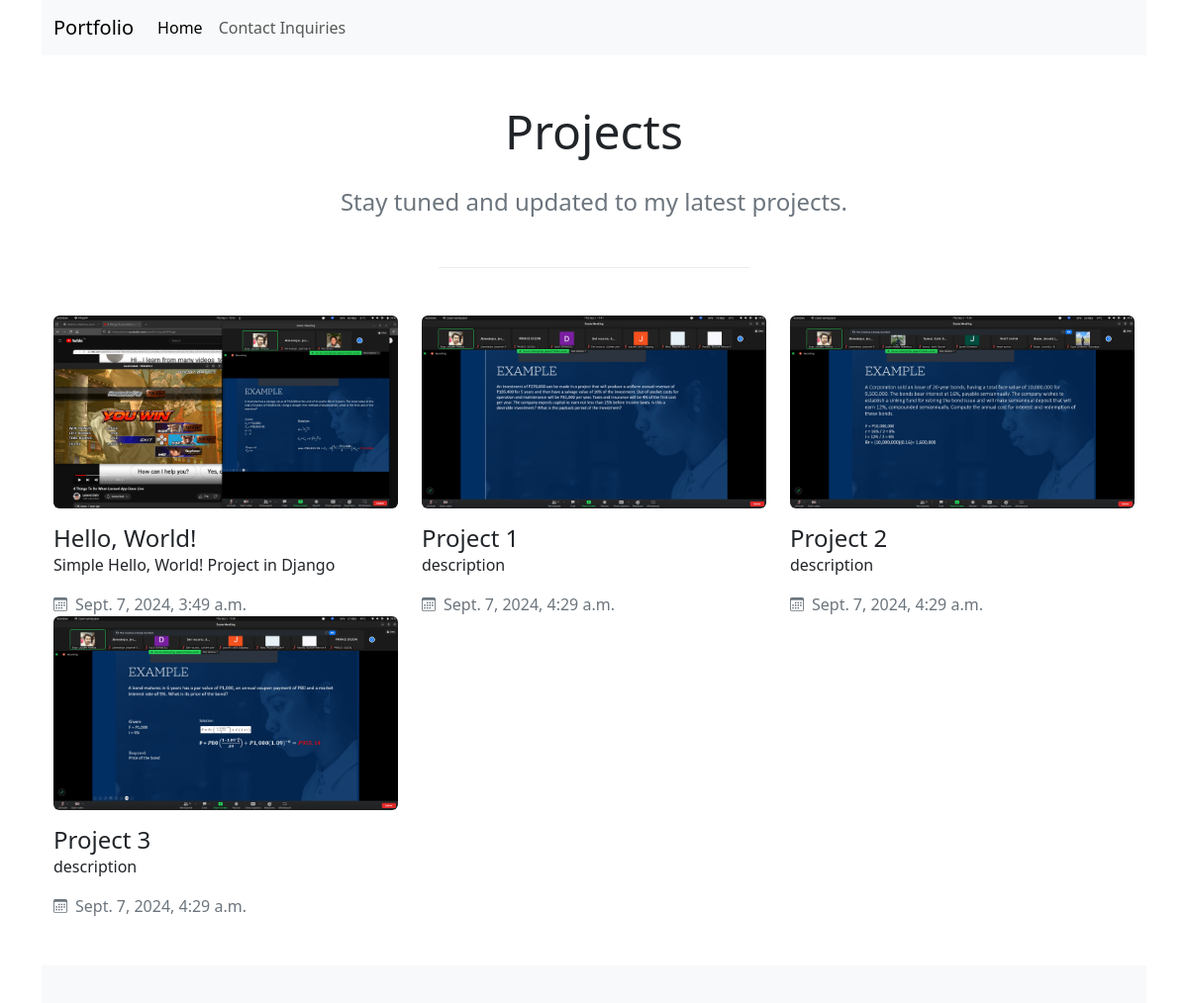
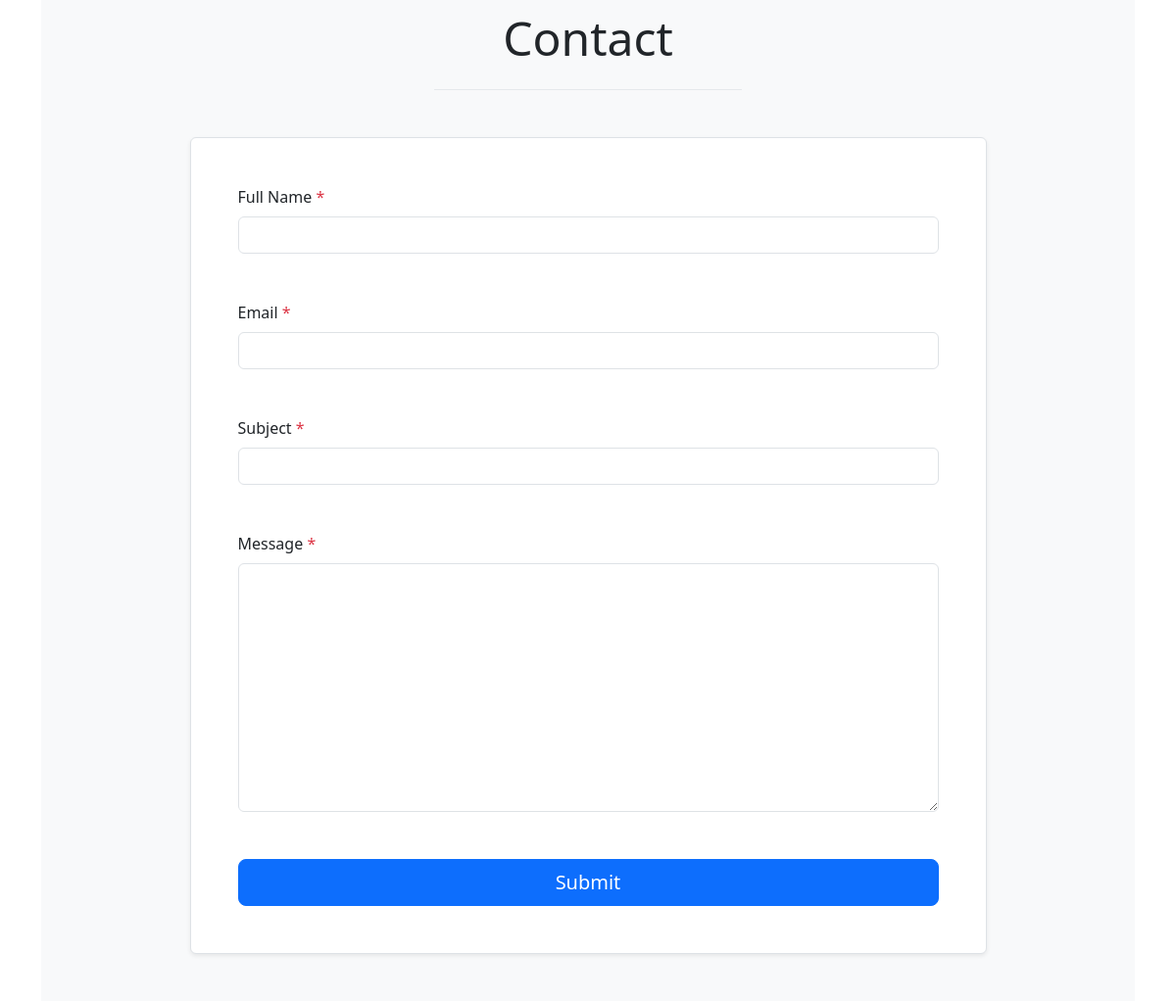
The page / on the database its author committed (2 pictures, top to bottom).
### project/models.py (models this page shows, shortened)
class Project(models.Model):
    title = models.CharField(max_length=50)
    description = models.CharField(max_length=254)
    image = models.FileField(upload_to="uploads/")
    created_at = models.DateTimeField(auto_now_add=True)
    updated_at = models.DateTimeField(auto_now=True)

### activity/views.py (the view, shortened to what this page needs)
# urls.py: path("", views.IndexPage.as_view(), name="index"),
class IndexPage(TemplateView):
    template_name = "pages/index.html"
    def get(self, request, *args, **kwargs):
        form = ContactForm()
        projects = Project.objects.all()
        context = {
            "projects": projects,
            "form": form,
        }
        return render(request, self.template_name, context=context)

### contact/forms.py
class ContactForm(forms.ModelForm):
    email = forms.CharField(widget=forms.TextInput(attrs={"class": "form-control"}))
    full_name = forms.CharField(widget=forms.TextInput(attrs={"class": "form-control"}))
    subject = forms.CharField(widget=forms.TextInput(attrs={"class": "form-control"}))
    message = forms.CharField(widget=forms.Textarea(attrs={"class": "form-control"}))
    class Meta:
        model = Contact
        fields = [
            "email",
            "full_name",
            "subject",
            "message",
        ]  # Exclude auto-generated fields

### templates/pages/index.html (shortened to what this page needs)
{% extends "layouts/base.html" %}
{% load static %}
{% block extra_css %}
    <link rel="stylesheet" crossorigin href="{% static '/bootstrap.min.css' %}">
{% endblock extra_css %}
{% block content %}
<section class="py-3 py-md-5 py-xl-8">
    <div class="container">
      <div class="row justify-content-md-center">
        <div class="col-12 col-md-10 col-lg-8 col-xl-7 col-xxl-6">
          <h2 class="mb-4 display-5 text-center">Projects</h2>
          <p class="text-secondary mb-5 text-center lead fs-4">Stay tuned and updated to my latest projects.</p>
          <hr class="w-50 mx-auto mb-5 mb-xl-9 border-dark-subtle">
        </div>
      </div>
    </div>
    <div class="container overflow-hidden">
      <div class="row gy-5 gy-lg-0 gx-xxl-5">
        {% for project in projects %}
          <div class="col-12 col-lg-4">
            <article>
              <figure class="rounded overflow-hidden mb-3 bsb-overlay-hover">
                <a href="{% url 'index-detail' pk=project.id %}">
                  <img class="img-fluid bsb-scale bsb-hover-scale-up" loading="lazy" src="{{ project.image.url }}" alt="Business">
                </a>
              </figure>
              <div class="entry-header mb-3">
                <h2 class="entry-title h4 mb-0">
                  <a class="link-dark text-decoration-none" href="{% url 'index-detail' pk=project.id %}">{{ project.title }}</a>
                </h2>
                <p>{{ project.description|truncatechars:50 }}</p>
              </div>
              <div class="entry-footer">
                <ul class="entry-meta list-unstyled d-flex align-items-center mb-0">
                  <li>
                    <a class="fs-7 link-secondary text-decoration-none d-flex align-items-center" href="#!">
                      <span class="ms-2 fs-7">{{ project.created_at }}</span>
                    </a>
                  </li>
                </ul>
              </div>
            </article>
          </div>
        {% endfor %}
      </div>
    </div>
  </section>{% endblock content %}
{% block contact %}
<section class="bg-light py-3 py-md-5">
    <div class="container">
      <div class="row justify-content-md-center">
        <div class="col-12 col-md-10 col-lg-8 col-xl-7 col-xxl-6">
          <h2 class="mb-4 display-5 text-center">Contact</h2>
          <hr class="w-50 mx-auto mb-5 mb-xl-9 border-dark-subtle">
        </div>
      </div>
    </div>
    <div class="container">
      <div class="row justify-content-lg-center">
        <div class="col-12 col-lg-9">
          <div class="bg-white border rounded shadow-sm overflow-hidden">
            <form action="{% url "index" %}" method="POST">
              <div class="row gy-4 gy-xl-5 p-4 p-xl-5">
                <div class="col-12">
                  <label for="fullname" class="form-label">Full Name <span class="text-danger">*</span></label>
                  {{ form.full_name }}
                </div>
                <div class="col-12">
                  <label for="fullname" class="form-label">Email <span class="text-danger">*</span></label>
                  {{ form.email }}
                </div>
                <div class="col-12">
                  <label for="fullname" class="form-label">Subject <span class="text-danger">*</span></label>
                  {{ form.subject }}
                </div>
                <div class="col-12">
                  <label for="message" class="form-label">Message <span class="text-danger">*</span></label>
                  {{ form.message }}
                </div>
                <div class="col-12">
                  <div class="d-grid">
                    <button class="btn btn-primary btn-lg" type="submit">Submit</button>
                  </div>
                </div>
              </div>
            </form>
          </div>
        </div>
      </div>
    </div>
  </section>
{% endblock contact %}

### templates/layouts/base.html (shortened to what this page needs)
<!DOCTYPE html>
<html lang="en">
  <head>
    {% block extra_css %}{% endblock extra_css %}
  </head>
  <body>
    <div class="container">
      <nav class="navbar navbar-expand-lg bg-body-tertiary">
        <div class="container-fluid">
          <a class="navbar-brand" href="/">Portfolio</a>
          <div class="collapse navbar-collapse" id="navbarNav">
            <ul class="navbar-nav">
              <li class="nav-item">
                <a class="nav-link active" aria-current="page" href="{% url 'index' %}">Home</a>
              </li>
              <li class="nav-item">
                <a class="nav-link" href="{% url 'contact-inquiries-list' %}">Contact Inquiries</a>
              </li>
            </ul>
          </div>
        </div>
      </nav>
      {% block content %}{% endblock content %}
    {% block contact %}
    {% endblock contact %}
    </div>
  </body>
</html>

### rows shown on the page
Project: image (picture), title "Hello, World!", description "Simple Hello, World! Project in Django", created_at "Sept. 7, 2024, 3:49 a.m."
Project: image (picture), title "Project 1", description "description", created_at "Sept. 7, 2024, 4:29 a.m."
Project: image (picture), title "Project 2", description "description", created_at "Sept. 7, 2024, 4:29 a.m."
Project: image (picture), title "Project 3", description "description", created_at "Sept. 7, 2024, 4:29 a.m."
